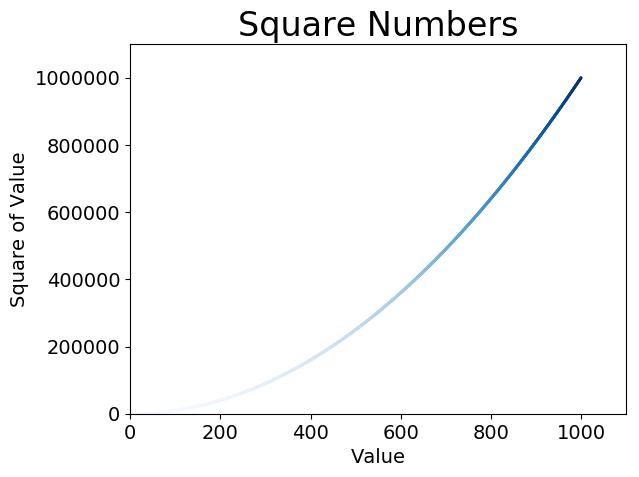

Python code for this plot:
import matplotlib.pyplot as plt
x_values = list(range(1, 1001))
y_values = list(x**2 for x in x_values)
plt.scatter(x_values, y_values, c=y_values,
            cmap=plt.cm.Blues, edgecolor='none', s=5)

# 设置图表标题并给坐标周加上标签
plt.title("Square Numbers", fontsize=24)
plt.xlabel("Value", fontsize=14)
plt.ylabel("Square of Value", fontsize=14)

# 设置刻度标记大小
plt.tick_params(axis='both', which='major', labelsize=14)
plt.axis([0, 1100, 0, 1100000])
plt.savefig('scatterTest.png', bbox_inches='tight')
